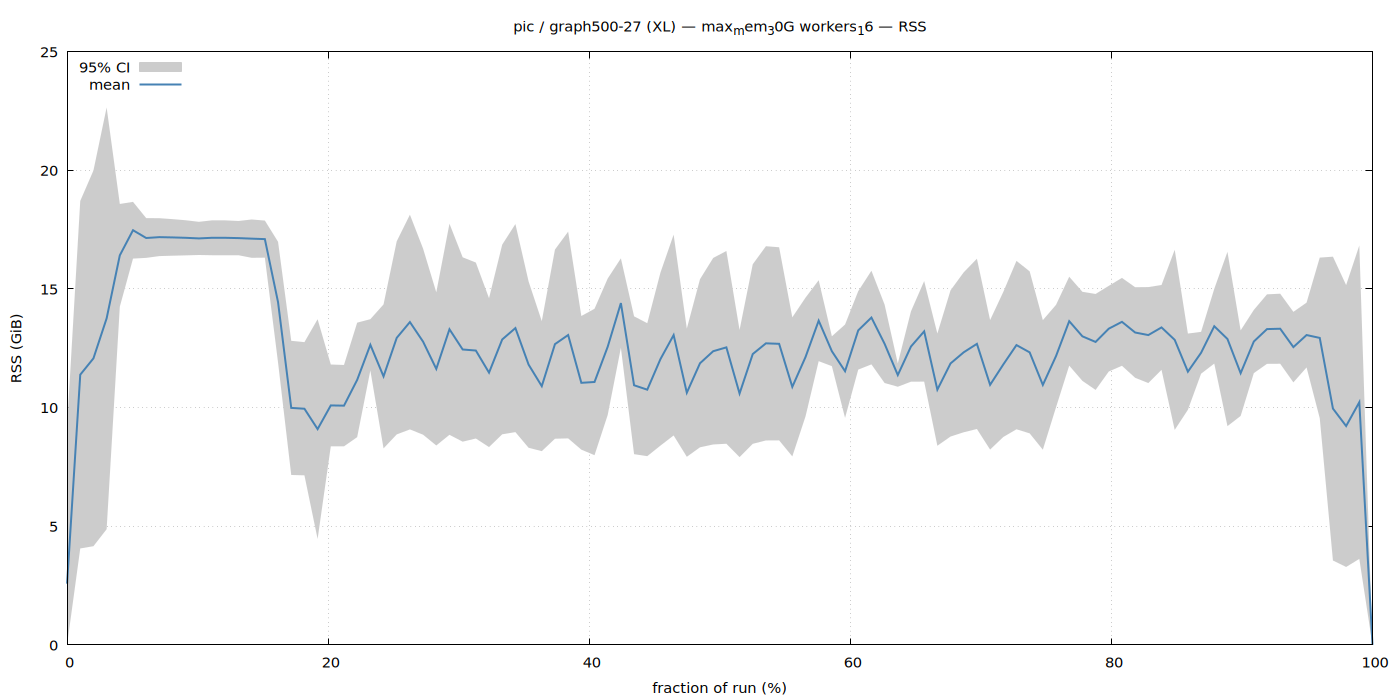

Write the gnuplot code that produced this figure.
set terminal pngcairo size 1400,700 enhanced font 'Sans,11'
set output '/home/ubuntu/nvm/gfrs/pic/XL/graph500-27/max_mem_30G_workers_16/rss.png'
set title "pic / graph500-27 (XL) — max_mem_30G workers_16 — RSS"
set xlabel 'fraction of run (%)'
set ylabel 'RSS (GiB)'
set grid
set key top left
set yrange [0:*]
plot '/home/ubuntu/nvm/gfrs/pic/XL/graph500-27/max_mem_30G_workers_16/rss.dat' using 1:3:4 with filledcurves lc rgb '#cccccc' title '95% CI', \
     '' using 1:2 with lines lw 2 lc rgb '#4682b4' title 'mean'
